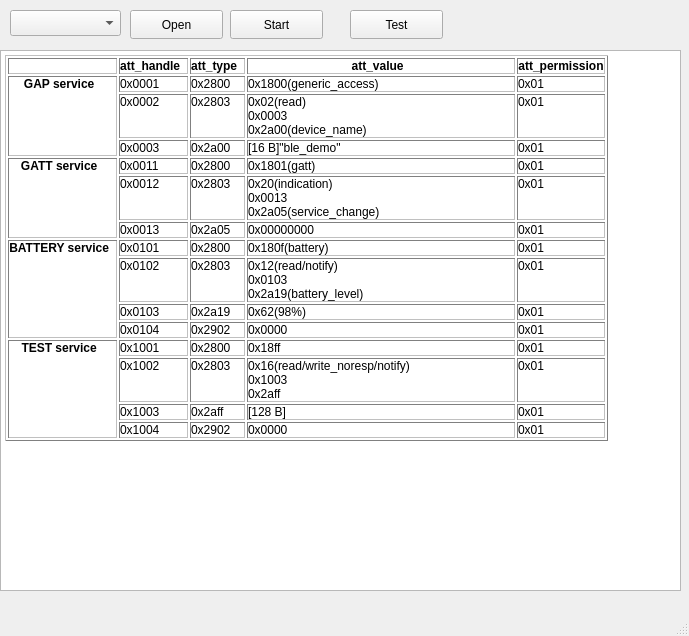
<?xml version="1.0" encoding="UTF-8"?>
<ui version="4.0">
 <class>MainWindow</class>
 <widget class="QMainWindow" name="MainWindow">
  <property name="geometry">
   <rect>
    <x>0</x>
    <y>0</y>
    <width>689</width>
    <height>636</height>
   </rect>
  </property>
  <property name="windowTitle">
   <string>MainWindow</string>
  </property>
  <widget class="QWidget" name="centralwidget">
   <widget class="QComboBox" name="comboBoxNum">
    <property name="geometry">
     <rect>
      <x>10</x>
      <y>10</y>
      <width>111</width>
      <height>26</height>
     </rect>
    </property>
   </widget>
   <widget class="QPushButton" name="pushButtonOpen">
    <property name="geometry">
     <rect>
      <x>130</x>
      <y>10</y>
      <width>93</width>
      <height>29</height>
     </rect>
    </property>
    <property name="text">
     <string>Open</string>
    </property>
   </widget>
   <widget class="QPushButton" name="pushButtonStart">
    <property name="geometry">
     <rect>
      <x>230</x>
      <y>10</y>
      <width>93</width>
      <height>29</height>
     </rect>
    </property>
    <property name="text">
     <string>Start</string>
    </property>
   </widget>
   <widget class="QTextEdit" name="textEdit">
    <property name="enabled">
     <bool>true</bool>
    </property>
    <property name="geometry">
     <rect>
      <x>0</x>
      <y>50</y>
      <width>681</width>
      <height>541</height>
     </rect>
    </property>
    <property name="readOnly">
     <bool>true</bool>
    </property>
    <property name="html">
     <string>&lt;!DOCTYPE HTML PUBLIC &quot;-//W3C//DTD HTML 4.0//EN&quot; &quot;http://www.w3.org/TR/REC-html40/strict.dtd&quot;&gt;
&lt;html&gt;&lt;head&gt;&lt;meta name=&quot;qrichtext&quot; content=&quot;1&quot; /&gt;&lt;meta charset=&quot;utf-8&quot; /&gt;&lt;style type=&quot;text/css&quot;&gt;
p, li { white-space: pre-wrap; }
&lt;/style&gt;&lt;/head&gt;&lt;body style=&quot; font-family:'Microsoft YaHei UI'; font-size:9pt; font-weight:400; font-style:normal;&quot;&gt;
&lt;table border=&quot;1&quot; style=&quot; margin-top:0px; margin-bottom:0px; margin-left:0px; margin-right:0px;&quot; cellspacing=&quot;2&quot; cellpadding=&quot;0&quot;&gt;
&lt;tr&gt;
&lt;td&gt;
&lt;p style=&quot; margin-top:0px; margin-bottom:0px; margin-left:0px; margin-right:0px; -qt-block-indent:0; text-indent:0px;&quot;&gt;  &lt;/p&gt;&lt;/td&gt;
&lt;td&gt;
&lt;p align=&quot;center&quot; style=&quot; margin-top:0px; margin-bottom:0px; margin-left:0px; margin-right:0px; -qt-block-indent:0; text-indent:0px;&quot;&gt;&lt;span style=&quot; font-weight:700;&quot;&gt;att_handle&lt;/span&gt;  &lt;/p&gt;&lt;/td&gt;
&lt;td&gt;
&lt;p align=&quot;center&quot; style=&quot; margin-top:0px; margin-bottom:0px; margin-left:0px; margin-right:0px; -qt-block-indent:0; text-indent:0px;&quot;&gt;&lt;span style=&quot; font-weight:700;&quot;&gt;att_type&lt;/span&gt;  &lt;/p&gt;&lt;/td&gt;
&lt;td&gt;
&lt;p align=&quot;center&quot; style=&quot; margin-top:0px; margin-bottom:0px; margin-left:0px; margin-right:0px; -qt-block-indent:0; text-indent:0px;&quot;&gt;&lt;span style=&quot; font-weight:700;&quot;&gt;att_value&lt;/span&gt;  &lt;/p&gt;&lt;/td&gt;
&lt;td&gt;
&lt;p align=&quot;center&quot; style=&quot; margin-top:0px; margin-bottom:0px; margin-left:0px; margin-right:0px; -qt-block-indent:0; text-indent:0px;&quot;&gt;&lt;span style=&quot; font-weight:700;&quot;&gt;att_permission&lt;/span&gt;&lt;/p&gt;&lt;/td&gt;&lt;/tr&gt;
&lt;tr&gt;
&lt;td rowspan=&quot;3&quot;&gt;
&lt;p align=&quot;center&quot; style=&quot; margin-top:0px; margin-bottom:0px; margin-left:0px; margin-right:0px; -qt-block-indent:0; text-indent:0px;&quot;&gt;&lt;span style=&quot; font-weight:700;&quot;&gt;GAP service&lt;/span&gt;  &lt;/p&gt;&lt;/td&gt;
&lt;td&gt;
&lt;p style=&quot; margin-top:0px; margin-bottom:0px; margin-left:0px; margin-right:0px; -qt-block-indent:0; text-indent:0px;&quot;&gt;0x0001  &lt;/p&gt;&lt;/td&gt;
&lt;td&gt;
&lt;p style=&quot; margin-top:0px; margin-bottom:0px; margin-left:0px; margin-right:0px; -qt-block-indent:0; text-indent:0px;&quot;&gt;0x2800  &lt;/p&gt;&lt;/td&gt;
&lt;td&gt;
&lt;p style=&quot; margin-top:0px; margin-bottom:0px; margin-left:0px; margin-right:0px; -qt-block-indent:0; text-indent:0px;&quot;&gt;0x1800(generic_access)  &lt;/p&gt;&lt;/td&gt;
&lt;td&gt;
&lt;p style=&quot; margin-top:0px; margin-bottom:0px; margin-left:0px; margin-right:0px; -qt-block-indent:0; text-indent:0px;&quot;&gt;0x01&lt;/p&gt;&lt;/td&gt;&lt;/tr&gt;
&lt;tr&gt;
&lt;td&gt;
&lt;p style=&quot; margin-top:0px; margin-bottom:0px; margin-left:0px; margin-right:0px; -qt-block-indent:0; text-indent:0px;&quot;&gt;0x0002  &lt;/p&gt;&lt;/td&gt;
&lt;td&gt;
&lt;p style=&quot; margin-top:0px; margin-bottom:0px; margin-left:0px; margin-right:0px; -qt-block-indent:0; text-indent:0px;&quot;&gt;0x2803  &lt;/p&gt;&lt;/td&gt;
&lt;td&gt;
&lt;p style=&quot; margin-top:0px; margin-bottom:0px; margin-left:0px; margin-right:0px; -qt-block-indent:0; text-indent:0px;&quot;&gt;0x02(read)&lt;br /&gt;0x0003&lt;br /&gt;0x2a00(device_name)  &lt;/p&gt;&lt;/td&gt;
&lt;td&gt;
&lt;p style=&quot; margin-top:0px; margin-bottom:0px; margin-left:0px; margin-right:0px; -qt-block-indent:0; text-indent:0px;&quot;&gt;0x01&lt;/p&gt;&lt;/td&gt;&lt;/tr&gt;
&lt;tr&gt;
&lt;td&gt;
&lt;p style=&quot; margin-top:0px; margin-bottom:0px; margin-left:0px; margin-right:0px; -qt-block-indent:0; text-indent:0px;&quot;&gt;0x0003  &lt;/p&gt;&lt;/td&gt;
&lt;td&gt;
&lt;p style=&quot; margin-top:0px; margin-bottom:0px; margin-left:0px; margin-right:0px; -qt-block-indent:0; text-indent:0px;&quot;&gt;0x2a00  &lt;/p&gt;&lt;/td&gt;
&lt;td&gt;
&lt;p style=&quot; margin-top:0px; margin-bottom:0px; margin-left:0px; margin-right:0px; -qt-block-indent:0; text-indent:0px;&quot;&gt;[16 B]&amp;quot;ble_demo&amp;quot;  &lt;/p&gt;&lt;/td&gt;
&lt;td&gt;
&lt;p style=&quot; margin-top:0px; margin-bottom:0px; margin-left:0px; margin-right:0px; -qt-block-indent:0; text-indent:0px;&quot;&gt;0x01&lt;/p&gt;&lt;/td&gt;&lt;/tr&gt;
&lt;tr&gt;
&lt;td rowspan=&quot;3&quot;&gt;
&lt;p align=&quot;center&quot; style=&quot; margin-top:0px; margin-bottom:0px; margin-left:0px; margin-right:0px; -qt-block-indent:0; text-indent:0px;&quot;&gt;&lt;span style=&quot; font-weight:700;&quot;&gt;GATT service&lt;/span&gt;  &lt;/p&gt;&lt;/td&gt;
&lt;td&gt;
&lt;p style=&quot; margin-top:0px; margin-bottom:0px; margin-left:0px; margin-right:0px; -qt-block-indent:0; text-indent:0px;&quot;&gt;0x0011  &lt;/p&gt;&lt;/td&gt;
&lt;td&gt;
&lt;p style=&quot; margin-top:0px; margin-bottom:0px; margin-left:0px; margin-right:0px; -qt-block-indent:0; text-indent:0px;&quot;&gt;0x2800  &lt;/p&gt;&lt;/td&gt;
&lt;td&gt;
&lt;p style=&quot; margin-top:0px; margin-bottom:0px; margin-left:0px; margin-right:0px; -qt-block-indent:0; text-indent:0px;&quot;&gt;0x1801(gatt)  &lt;/p&gt;&lt;/td&gt;
&lt;td&gt;
&lt;p style=&quot; margin-top:0px; margin-bottom:0px; margin-left:0px; margin-right:0px; -qt-block-indent:0; text-indent:0px;&quot;&gt;0x01&lt;/p&gt;&lt;/td&gt;&lt;/tr&gt;
&lt;tr&gt;
&lt;td&gt;
&lt;p style=&quot; margin-top:0px; margin-bottom:0px; margin-left:0px; margin-right:0px; -qt-block-indent:0; text-indent:0px;&quot;&gt;0x0012  &lt;/p&gt;&lt;/td&gt;
&lt;td&gt;
&lt;p style=&quot; margin-top:0px; margin-bottom:0px; margin-left:0px; margin-right:0px; -qt-block-indent:0; text-indent:0px;&quot;&gt;0x2803  &lt;/p&gt;&lt;/td&gt;
&lt;td&gt;
&lt;p style=&quot; margin-top:0px; margin-bottom:0px; margin-left:0px; margin-right:0px; -qt-block-indent:0; text-indent:0px;&quot;&gt;0x20(indication)&lt;br /&gt;0x0013&lt;br /&gt;0x2a05(service_change)   &lt;/p&gt;&lt;/td&gt;
&lt;td&gt;
&lt;p style=&quot; margin-top:0px; margin-bottom:0px; margin-left:0px; margin-right:0px; -qt-block-indent:0; text-indent:0px;&quot;&gt;0x01&lt;/p&gt;&lt;/td&gt;&lt;/tr&gt;
&lt;tr&gt;
&lt;td&gt;
&lt;p style=&quot; margin-top:0px; margin-bottom:0px; margin-left:0px; margin-right:0px; -qt-block-indent:0; text-indent:0px;&quot;&gt;0x0013  &lt;/p&gt;&lt;/td&gt;
&lt;td&gt;
&lt;p style=&quot; margin-top:0px; margin-bottom:0px; margin-left:0px; margin-right:0px; -qt-block-indent:0; text-indent:0px;&quot;&gt;0x2a05  &lt;/p&gt;&lt;/td&gt;
&lt;td&gt;
&lt;p style=&quot; margin-top:0px; margin-bottom:0px; margin-left:0px; margin-right:0px; -qt-block-indent:0; text-indent:0px;&quot;&gt;0x00000000  &lt;/p&gt;&lt;/td&gt;
&lt;td&gt;
&lt;p style=&quot; margin-top:0px; margin-bottom:0px; margin-left:0px; margin-right:0px; -qt-block-indent:0; text-indent:0px;&quot;&gt;0x01&lt;/p&gt;&lt;/td&gt;&lt;/tr&gt;
&lt;tr&gt;
&lt;td rowspan=&quot;4&quot;&gt;
&lt;p align=&quot;center&quot; style=&quot; margin-top:0px; margin-bottom:0px; margin-left:0px; margin-right:0px; -qt-block-indent:0; text-indent:0px;&quot;&gt;&lt;span style=&quot; font-weight:700;&quot;&gt;BATTERY service&lt;/span&gt;  &lt;/p&gt;&lt;/td&gt;
&lt;td&gt;
&lt;p style=&quot; margin-top:0px; margin-bottom:0px; margin-left:0px; margin-right:0px; -qt-block-indent:0; text-indent:0px;&quot;&gt;0x0101  &lt;/p&gt;&lt;/td&gt;
&lt;td&gt;
&lt;p style=&quot; margin-top:0px; margin-bottom:0px; margin-left:0px; margin-right:0px; -qt-block-indent:0; text-indent:0px;&quot;&gt;0x2800  &lt;/p&gt;&lt;/td&gt;
&lt;td&gt;
&lt;p style=&quot; margin-top:0px; margin-bottom:0px; margin-left:0px; margin-right:0px; -qt-block-indent:0; text-indent:0px;&quot;&gt;0x180f(battery)  &lt;/p&gt;&lt;/td&gt;
&lt;td&gt;
&lt;p style=&quot; margin-top:0px; margin-bottom:0px; margin-left:0px; margin-right:0px; -qt-block-indent:0; text-indent:0px;&quot;&gt;0x01&lt;/p&gt;&lt;/td&gt;&lt;/tr&gt;
&lt;tr&gt;
&lt;td&gt;
&lt;p style=&quot; margin-top:0px; margin-bottom:0px; margin-left:0px; margin-right:0px; -qt-block-indent:0; text-indent:0px;&quot;&gt;0x0102  &lt;/p&gt;&lt;/td&gt;
&lt;td&gt;
&lt;p style=&quot; margin-top:0px; margin-bottom:0px; margin-left:0px; margin-right:0px; -qt-block-indent:0; text-indent:0px;&quot;&gt;0x2803  &lt;/p&gt;&lt;/td&gt;
&lt;td&gt;
&lt;p style=&quot; margin-top:0px; margin-bottom:0px; margin-left:0px; margin-right:0px; -qt-block-indent:0; text-indent:0px;&quot;&gt;0x12(read/notify)&lt;br /&gt;0x0103&lt;br /&gt;0x2a19(battery_level)  &lt;/p&gt;&lt;/td&gt;
&lt;td&gt;
&lt;p style=&quot; margin-top:0px; margin-bottom:0px; margin-left:0px; margin-right:0px; -qt-block-indent:0; text-indent:0px;&quot;&gt;0x01&lt;/p&gt;&lt;/td&gt;&lt;/tr&gt;
&lt;tr&gt;
&lt;td&gt;
&lt;p style=&quot; margin-top:0px; margin-bottom:0px; margin-left:0px; margin-right:0px; -qt-block-indent:0; text-indent:0px;&quot;&gt;0x0103  &lt;/p&gt;&lt;/td&gt;
&lt;td&gt;
&lt;p style=&quot; margin-top:0px; margin-bottom:0px; margin-left:0px; margin-right:0px; -qt-block-indent:0; text-indent:0px;&quot;&gt;0x2a19  &lt;/p&gt;&lt;/td&gt;
&lt;td&gt;
&lt;p style=&quot; margin-top:0px; margin-bottom:0px; margin-left:0px; margin-right:0px; -qt-block-indent:0; text-indent:0px;&quot;&gt;0x62(98%)  &lt;/p&gt;&lt;/td&gt;
&lt;td&gt;
&lt;p style=&quot; margin-top:0px; margin-bottom:0px; margin-left:0px; margin-right:0px; -qt-block-indent:0; text-indent:0px;&quot;&gt;0x01&lt;/p&gt;&lt;/td&gt;&lt;/tr&gt;
&lt;tr&gt;
&lt;td&gt;
&lt;p style=&quot; margin-top:0px; margin-bottom:0px; margin-left:0px; margin-right:0px; -qt-block-indent:0; text-indent:0px;&quot;&gt;0x0104  &lt;/p&gt;&lt;/td&gt;
&lt;td&gt;
&lt;p style=&quot; margin-top:0px; margin-bottom:0px; margin-left:0px; margin-right:0px; -qt-block-indent:0; text-indent:0px;&quot;&gt;0x2902  &lt;/p&gt;&lt;/td&gt;
&lt;td&gt;
&lt;p style=&quot; margin-top:0px; margin-bottom:0px; margin-left:0px; margin-right:0px; -qt-block-indent:0; text-indent:0px;&quot;&gt;0x0000  &lt;/p&gt;&lt;/td&gt;
&lt;td&gt;
&lt;p style=&quot; margin-top:0px; margin-bottom:0px; margin-left:0px; margin-right:0px; -qt-block-indent:0; text-indent:0px;&quot;&gt;0x01&lt;/p&gt;&lt;/td&gt;&lt;/tr&gt;
&lt;tr&gt;
&lt;td rowspan=&quot;4&quot;&gt;
&lt;p align=&quot;center&quot; style=&quot; margin-top:0px; margin-bottom:0px; margin-left:0px; margin-right:0px; -qt-block-indent:0; text-indent:0px;&quot;&gt;&lt;span style=&quot; font-weight:700;&quot;&gt;TEST service&lt;/span&gt;  &lt;/p&gt;&lt;/td&gt;
&lt;td&gt;
&lt;p style=&quot; margin-top:0px; margin-bottom:0px; margin-left:0px; margin-right:0px; -qt-block-indent:0; text-indent:0px;&quot;&gt;0x1001  &lt;/p&gt;&lt;/td&gt;
&lt;td&gt;
&lt;p style=&quot; margin-top:0px; margin-bottom:0px; margin-left:0px; margin-right:0px; -qt-block-indent:0; text-indent:0px;&quot;&gt;0x2800  &lt;/p&gt;&lt;/td&gt;
&lt;td&gt;
&lt;p style=&quot; margin-top:0px; margin-bottom:0px; margin-left:0px; margin-right:0px; -qt-block-indent:0; text-indent:0px;&quot;&gt;0x18ff  &lt;/p&gt;&lt;/td&gt;
&lt;td&gt;
&lt;p style=&quot; margin-top:0px; margin-bottom:0px; margin-left:0px; margin-right:0px; -qt-block-indent:0; text-indent:0px;&quot;&gt;0x01&lt;/p&gt;&lt;/td&gt;&lt;/tr&gt;
&lt;tr&gt;
&lt;td&gt;
&lt;p style=&quot; margin-top:0px; margin-bottom:0px; margin-left:0px; margin-right:0px; -qt-block-indent:0; text-indent:0px;&quot;&gt;0x1002  &lt;/p&gt;&lt;/td&gt;
&lt;td&gt;
&lt;p style=&quot; margin-top:0px; margin-bottom:0px; margin-left:0px; margin-right:0px; -qt-block-indent:0; text-indent:0px;&quot;&gt;0x2803  &lt;/p&gt;&lt;/td&gt;
&lt;td&gt;
&lt;p style=&quot; margin-top:0px; margin-bottom:0px; margin-left:0px; margin-right:0px; -qt-block-indent:0; text-indent:0px;&quot;&gt;0x16(read/write_noresp/notify)&lt;br /&gt;0x1003&lt;br /&gt;0x2aff  &lt;/p&gt;&lt;/td&gt;
&lt;td&gt;
&lt;p style=&quot; margin-top:0px; margin-bottom:0px; margin-left:0px; margin-right:0px; -qt-block-indent:0; text-indent:0px;&quot;&gt;0x01&lt;/p&gt;&lt;/td&gt;&lt;/tr&gt;
&lt;tr&gt;
&lt;td&gt;
&lt;p style=&quot; margin-top:0px; margin-bottom:0px; margin-left:0px; margin-right:0px; -qt-block-indent:0; text-indent:0px;&quot;&gt;0x1003  &lt;/p&gt;&lt;/td&gt;
&lt;td&gt;
&lt;p style=&quot; margin-top:0px; margin-bottom:0px; margin-left:0px; margin-right:0px; -qt-block-indent:0; text-indent:0px;&quot;&gt;0x2aff  &lt;/p&gt;&lt;/td&gt;
&lt;td&gt;
&lt;p style=&quot; margin-top:0px; margin-bottom:0px; margin-left:0px; margin-right:0px; -qt-block-indent:0; text-indent:0px;&quot;&gt;[128 B]  &lt;/p&gt;&lt;/td&gt;
&lt;td&gt;
&lt;p style=&quot; margin-top:0px; margin-bottom:0px; margin-left:0px; margin-right:0px; -qt-block-indent:0; text-indent:0px;&quot;&gt;0x01&lt;/p&gt;&lt;/td&gt;&lt;/tr&gt;
&lt;tr&gt;
&lt;td&gt;
&lt;p style=&quot; margin-top:0px; margin-bottom:0px; margin-left:0px; margin-right:0px; -qt-block-indent:0; text-indent:0px;&quot;&gt;0x1004  &lt;/p&gt;&lt;/td&gt;
&lt;td&gt;
&lt;p style=&quot; margin-top:0px; margin-bottom:0px; margin-left:0px; margin-right:0px; -qt-block-indent:0; text-indent:0px;&quot;&gt;0x2902  &lt;/p&gt;&lt;/td&gt;
&lt;td&gt;
&lt;p style=&quot; margin-top:0px; margin-bottom:0px; margin-left:0px; margin-right:0px; -qt-block-indent:0; text-indent:0px;&quot;&gt;0x0000  &lt;/p&gt;&lt;/td&gt;
&lt;td&gt;
&lt;p style=&quot; margin-top:0px; margin-bottom:0px; margin-left:0px; margin-right:0px; -qt-block-indent:0; text-indent:0px;&quot;&gt;0x01&lt;/p&gt;&lt;/td&gt;&lt;/tr&gt;&lt;/table&gt;&lt;/body&gt;&lt;/html&gt;</string>
    </property>
   </widget>
   <widget class="QPushButton" name="pushButtonTest">
    <property name="geometry">
     <rect>
      <x>350</x>
      <y>10</y>
      <width>93</width>
      <height>29</height>
     </rect>
    </property>
    <property name="text">
     <string>Test</string>
    </property>
   </widget>
  </widget>
  <widget class="QMenuBar" name="menubar">
   <property name="geometry">
    <rect>
     <x>0</x>
     <y>0</y>
     <width>689</width>
     <height>26</height>
    </rect>
   </property>
  </widget>
  <widget class="QStatusBar" name="statusbar"/>
 </widget>
 <resources/>
 <connections/>
</ui>
